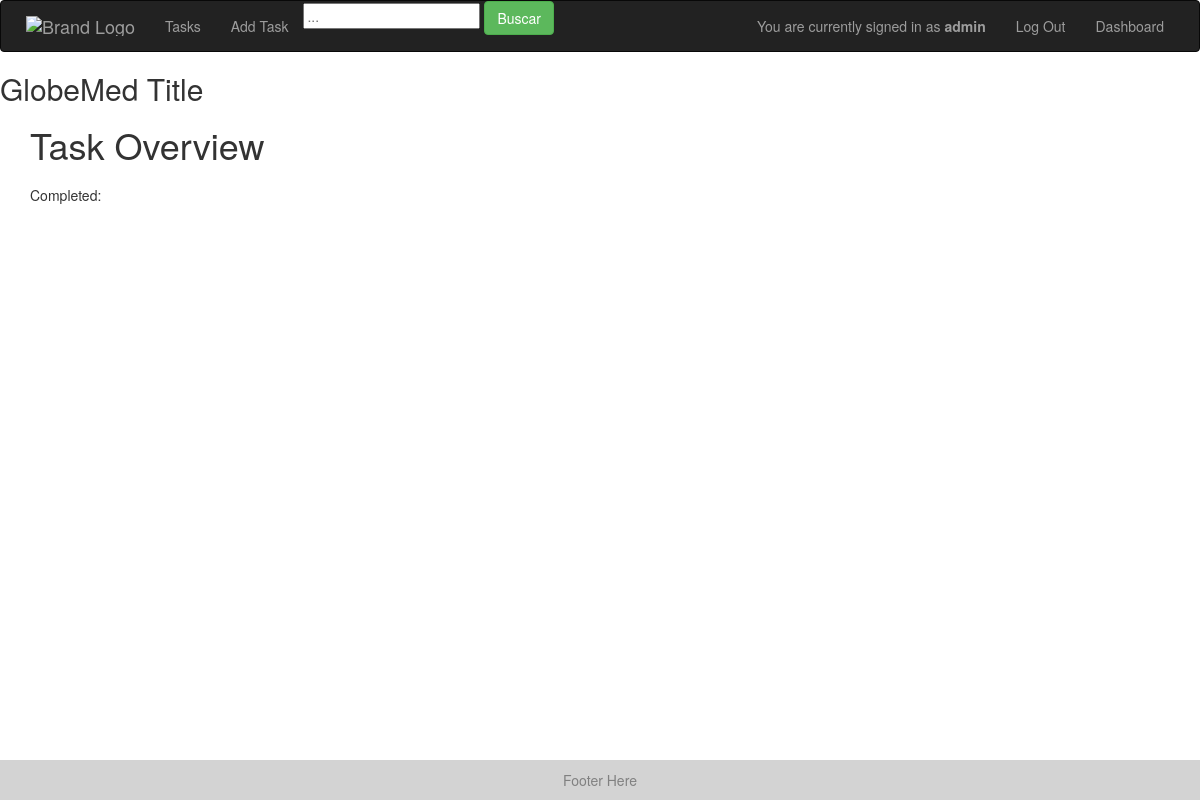
Page /task/2 (signed in) on the earlier database version.
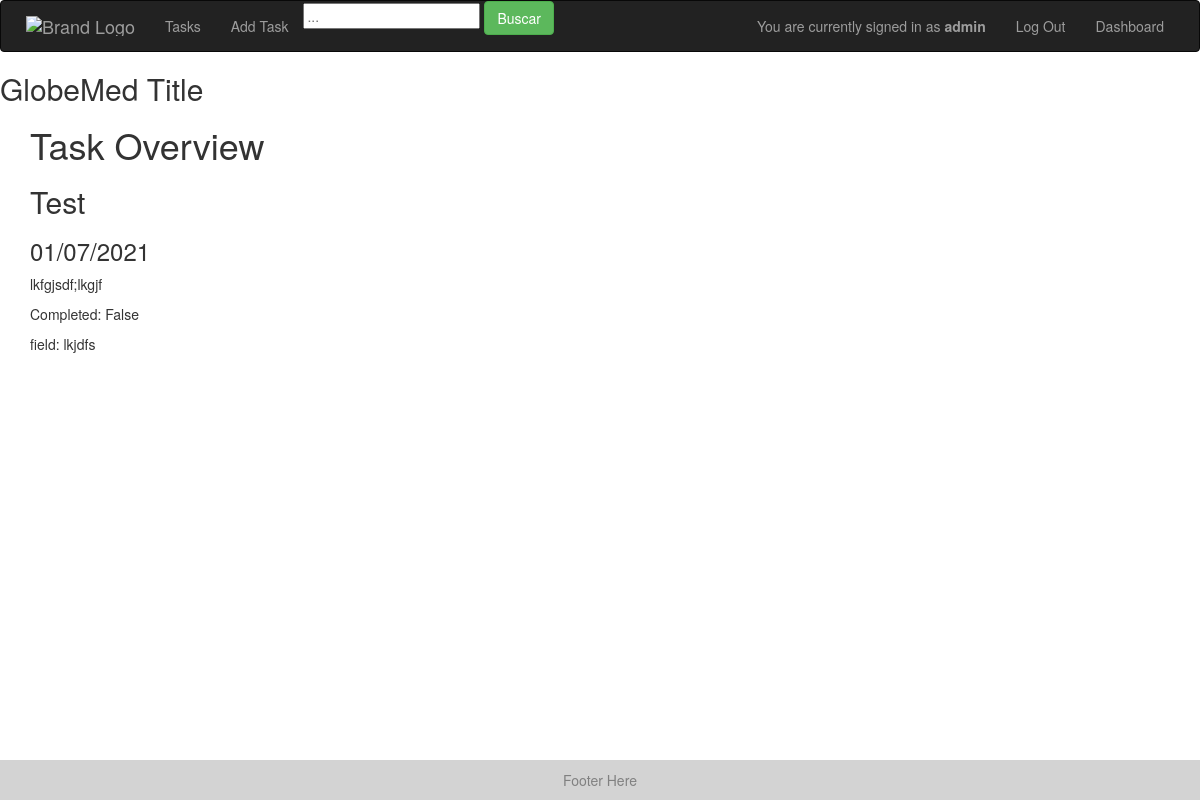
Same page on the later database version.
### models.py (models this page shows)
class Task(Base):
    __tablename__ = "tasks"
    id = Column(Integer, primary_key=True)
    task_type = Column(String, default="Generic")
    creator_id = Column(Integer)
    created_datetime = Column(DateTime)
    created_datestring = Column(String)
    due_datetime = Column(DateTime)
    due_datestring = Column(String)
    description = Column(String)
    completed = Column(Boolean) # completed or not
    fields = Column(PickleType) # dictionary of strings to strings

### app.py (the view)
@app.route('/task/<int:task_id>')
@check_login_wrapper
def task(task_id):
    return render_template("task.html", task=get_task(task_id))

### app.py (called while the page is built)
def check_login_wrapper(func):
    @wraps(func)
    def inner(*args, **kwargs):
        print("here")
        if "username" not in login_session:
            return redirect(url_for('login'))
        return func(*args, **kwargs)
    return inner

### database.py (called while the page is built)
def get_task(task_id):
    return session.query(Task).filter_by(id=task_id).first()

### templates/task.html
{% extends "layout.html" %}
{% block body %}
	<h1>Task Overview</h1>
	<h2> {{ task.task_type }} </h2>
	<h3> {{ task.due_datestring }} </h3>
	<p> {{ task.description }} </p>
	<p> Completed: {{task.completed}} </p>
	{% for field in task.fields %}
	<p> {{field}}: {{task.fields[field]}} </p>
	{% endfor %}
{%endblock%}

Differences in the rows shown:
added Task: task_type "Test", due_datestring "01/07/2021", description "lkfgjsdf;lkgjf", completed "False", fields "lkjdfs"
Other differences:
new list line: "field :"
